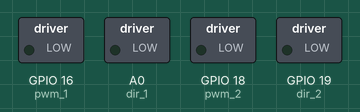
This sketch was run on a simulated ESP8266 (NodeMCU). Parts: switched loads named in the sketch (green lamp = pin HIGH). WiFi joins after 1.5 s; servers stay silent unless stated; what the sketch prints to the serial monitor is not drawn.

Above: at 0.1 s.
At 2.1 s:
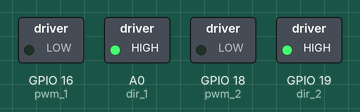
Timing chart, 0 to 3.6 s (numbered marks = the images above):
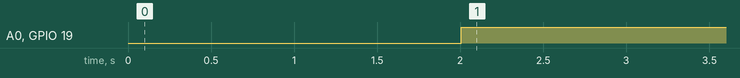

The sketch:

getting_requests.ino
```cpp
#include <ESP8266WiFi.h>
#include <ESPAsyncTCP.h>
#include <ESPAsyncWebServer.h>

const char *ssid = "Micromax-HS2";
const char *password = "Micromax";

AsyncWebServer server(80);

#define pwm_1 16
#define dir_1 17
#define pwm_2 18
#define dir_2 19

float leftWheelSpeed = 0.0;
float rightWheelSpeed = 0.0;
int left_pwm = 0;
int right_pwm = 0;
String left_dir = "LOW";
String right_dir = "HIGH";

void setup() {
  pinMode(dir_1, OUTPUT);
  pinMode(dir_2, OUTPUT);
  pinMode(pwm_1, OUTPUT);
  pinMode(pwm_2, OUTPUT);

  Serial.begin(115200);

  // Connect to Wi-Fi
  WiFi.begin(ssid, password);
  while (WiFi.status() != WL_CONNECTED) {
    delay(1000);
    Serial.println("Connecting to WiFi...");
  }

  Serial.println("Connected to WiFi");
  Serial.print("IP Address: ");
  Serial.println(WiFi.localIP());

  // Route for setting wheel speed
  server.on("/set_speed", HTTP_GET, [](AsyncWebServerRequest *request){
      if (request->hasParam("wheel") && request->hasParam("speed")) {
        String wheel = request->getParam("wheel")->value();
        String speedStr = request->getParam("speed")->value();

//        Serial.print(wheel);
//        Serial.print(speedStr);

        if (wheel == "right") {
          rightWheelSpeed = speedStr.toFloat();
        } else if (wheel == "left") {
          leftWheelSpeed = speedStr.toFloat();
        }

        request->send(200, "text/plain", "Speed set successfully");
      } else {
        request->send(400, "text/plain", "Missing parameters");
      }
  });


  // Start server
  server.begin();
}

void loop() {
  Serial.print("Left Wheel Speed: ");
  Serial.println(leftWheelSpeed);
  Serial.print("Right Wheel Speed: ");
  Serial.println(rightWheelSpeed);

  if(leftWheelSpeed >= 0 ){
    digitalWrite(dir_1, HIGH);
  }

  else if(leftWheelSpeed < 0){
    digitalWrite(dir_1, LOW);
  }

  if(rightWheelSpeed >= 0 ){
    digitalWrite(dir_2, HIGH);
  }

  else if(rightWheelSpeed < 0){
    digitalWrite(dir_2, LOW);
  }

  left_pwm = int((abs(leftWheelSpeed)/0.35)*255);
  right_pwm = int((abs(rightWheelSpeed)/0.35)*255);

  Serial.print("Left Wheel PWM: ");
  Serial.print(left_pwm);
  Serial.print("Left Wheel Direction: ");
  Serial.print(left_dir);
  Serial.print("Right Wheel PWM: ");
  Serial.print(right_pwm);
  Serial.print("Right Wheel Direction: ");
  Serial.println(right_dir);

  delay(100);  // Adjust delay based on your needs
}
```

Measured:
- by itself, A0 (dir_1), GPIO 19 (dir_2): LOW → HIGH at 2.0 s
